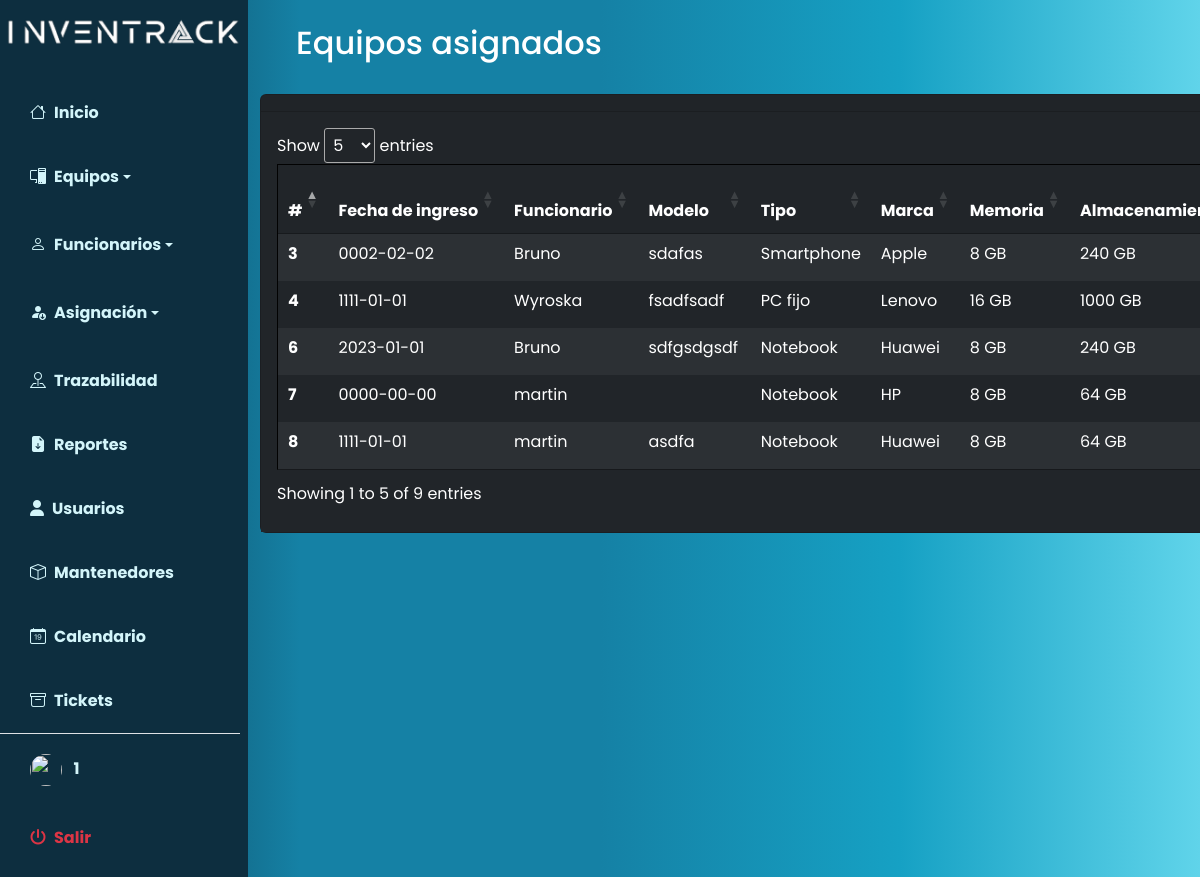
The app's page /index.php?p=equipos/equiposAsignados (signed in), older data.
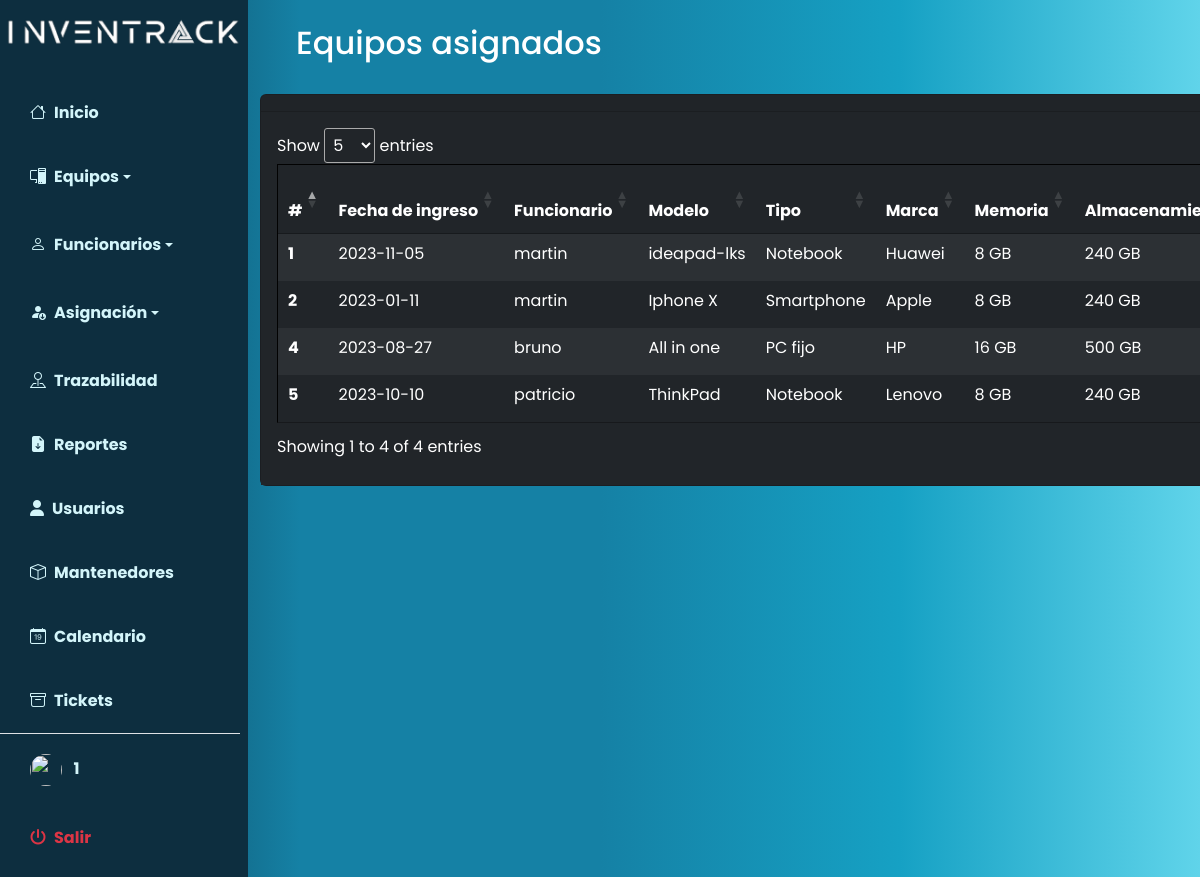
The same page, newer data.
### tables this page shows
CREATE TABLE `equipos` (
  `id` int(10) NOT NULL,
  `fechaIngreso` date DEFAULT NULL,
  `modelo` varchar(50) NOT NULL,
  `tipo_id` int(50) NOT NULL,
  `marca_id` int(10) NOT NULL,
  `memoria_id` int(10) NOT NULL,
  `almacenamiento_id` int(10) NOT NULL,
  `tipoAlmacenamiento_id` int(10) NOT NULL,
  `funcionario_id` int(10) NOT NULL,
  `formaIngreso_id` int(10) NOT NULL,
  `fechaMantencion` date DEFAULT NULL,
  `costo` int(50) NOT NULL
);

CREATE TABLE `funcionarios` (
  `id` int(10) NOT NULL,
  `nombre` varchar(50) NOT NULL,
  `apellido` varchar(50) NOT NULL,
  `email` varchar(50) NOT NULL,
  `establecimiento_id` int(10) NOT NULL,
  `departamento_id` int(10) NOT NULL
);

CREATE TABLE `tipo` (
  `id` int(10) NOT NULL,
  `tipo` varchar(50) NOT NULL
);

CREATE TABLE `marcas` (
  `id` int(10) NOT NULL,
  `marca` varchar(50) NOT NULL
);

CREATE TABLE `memorias` (
  `id` int(10) NOT NULL,
  `memoria` varchar(50) NOT NULL
);

CREATE TABLE `almacenamientos` (
  `id` int(10) NOT NULL,
  `almacenamiento` varchar(50) NOT NULL
);

### index.php (called while the page is built, shortened)
<?php
$pagina = isset($_GET['p']) ? strtolower($_GET['p']) : 'home';
require_once 'includes/header.php';
require_once 'pages/' . $pagina . '.php';
require_once 'includes/footer.php';
?>

### pages/equipos/EquiposAsignados.php (the view, shortened to what this page needs)
<?php ob_start();
include("database/auth.php");
$query = "SELECT equipos.*, funcionarios.nombre AS funcionario, tipo.tipo AS nombreOpcion, marcas.marca AS marcas, memorias.memoria AS memorias, almacenamientos.almacenamiento AS almacenamientos, tipoAlmacenamientos.tipoAlmacenamiento AS tipoAlmacenamientos, formaIngresos.formaIngreso AS formaIngresos
FROM equipos
LEFT JOIN funcionarios ON equipos.funcionario_id = funcionarios.id
LEFT JOIN tipo ON equipos.tipo_id = tipo.id
LEFT JOIN marcas ON equipos.marca_id = marcas.id
LEFT JOIN memorias ON equipos.memoria_id = memorias.id
LEFT JOIN almacenamientos ON equipos.almacenamiento_id = almacenamientos.id
LEFT JOIN tipoAlmacenamientos ON equipos.tipoAlmacenamiento_id = tipoAlmacenamientos.id
LEFT JOIN formaIngresos ON equipos.formaIngreso_id = formaIngresos.id
WHERE funcionarios.nombre != 'no asignado' OR funcionarios.nombre IS NULL;
";
$result = mysqli_query($connection, $query);
?>
<nav class="navbar navbar-expand-lg navbar-light bg-transparent py-4 px-4">
    <h2 class="fs-2 mx-4 text-white">Equipos asignados</h2>
</nav>
<main class="container-xxl" id="aaaa">
    <div class="row" id="contenedortabla">
        <div class="col-12">
            <div class="card text-bg-dark">
                <div class="card-header">
                </div>
                <div class="card-body table-responsive text-bg-dark" id="bbbb">
                    <table style="border: 1; cellpadding : 10;"
                        class="table table-hover table-dark table-striped table-hover tableAux dataTables table-borderless"
                        id="tablaEquipos">
                        <thead class="">
                            <tr>
                                <th scope="col">#</th>
                                <th scope="col">Fecha de ingreso</th>
                                <th scope="col">Funcionario</th>
                                <th scope="col">Modelo</th>
                                <th scope="col">Tipo</th>
                                <th scope="col">Marca</th>
                                <th scope="col">Memoria</th>
                                <th scope="col">Almacenamiento</th>
                            </tr>
                        </thead>
                        <tbody>
                            <?php while ($fila = mysqli_fetch_array($result)): ?>
                                <tr>
                                    <th scope="row">
                                        <?= $fila['id'] ?>
                                    </th>
                                    <td>
                                        <?= $fila['fechaIngreso'] ?>
                                    </td>
                                    <td>
                                        <?= $fila['funcionario'] ?>
                                    </td>
                                    <td>
                                        <?= $fila['modelo'] ?>
                                    </td>
                                    <td>
                                        <?= $fila['nombreOpcion'] ?>
                                    </td>
                                    <td>
                                        <?= $fila['marcas'] ?>
                                    </td>
                                    <td>
                                        <?= $fila['memorias'] ?> GB
                                    </td>
                                    <td>
                                        <?= $fila['almacenamientos'] ?> GB
                                    </td>
                                </tr>
                            <?php endwhile; ?>
                        </tbody>
                    </table>
                </div>
            </div>
        </div>
    </div>
</main>

Row changes from the older to the newer data that the page shows:
no longer on this page (row edited): equipos: id "3", fechaIngreso "0002-02-02", funcionario.nombre "Bruno", modelo "sdafas", tipo.tipo "Smartphone", marca.marca "Apple", memoria.memoria "8", almacenamiento.almacenamiento "240"
no longer on this page (row edited): equipos: id "6", fechaIngreso "2023-01-01", funcionario.nombre "Bruno", modelo "sdfgsdgsdf", tipo.tipo "Notebook", marca.marca "Huawei", memoria.memoria "8", almacenamiento.almacenamiento "240"
no longer on this page (row edited): equipos: id "7", fechaIngreso "0000-00-00", funcionario.nombre "martin", tipo.tipo "Notebook", marca.marca "HP", memoria.memoria "8", almacenamiento.almacenamiento "64"
removed equipos: id "8", fechaIngreso "1111-01-01", funcionario.nombre "martin", modelo "asdfa", tipo.tipo "Notebook", marca.marca "Huawei", memoria.memoria "8", almacenamiento.almacenamiento "64"
added equipos: id "1", fechaIngreso "2023-11-05", funcionario.nombre "martin", modelo "ideapad-lks", tipo.tipo "Notebook", marca.marca "Huawei", memoria.memoria "8", almacenamiento.almacenamiento "240"
now on this page (row edited): equipos: id "2", fechaIngreso "2023-01-11", funcionario.nombre "martin", modelo "Iphone X", tipo.tipo "Smartphone", marca.marca "Apple", memoria.memoria "8", almacenamiento.almacenamiento "240"
changed equipos "PC fijo": fechaIngreso "1111-01-01" → "2023-08-27"; funcionario.nombre "Wyroska" → "bruno"; modelo "fsadfsadf" → "All in one"; marca.marca "Lenovo" → "HP"; almacenamiento.almacenamiento "1000" → "500"
now on this page (row edited): equipos: id "5", fechaIngreso "2023-10-10", funcionario.nombre "patricio", modelo "ThinkPad", tipo.tipo "Notebook", marca.marca "Lenovo", memoria.memoria "8", almacenamiento.almacenamiento "240"
Text that changed along with them:
text written by a page script: "Show entries Showing 1 to 5 of 9 entries" → "Show entries Showing 1 to 4 of 4 entries"
